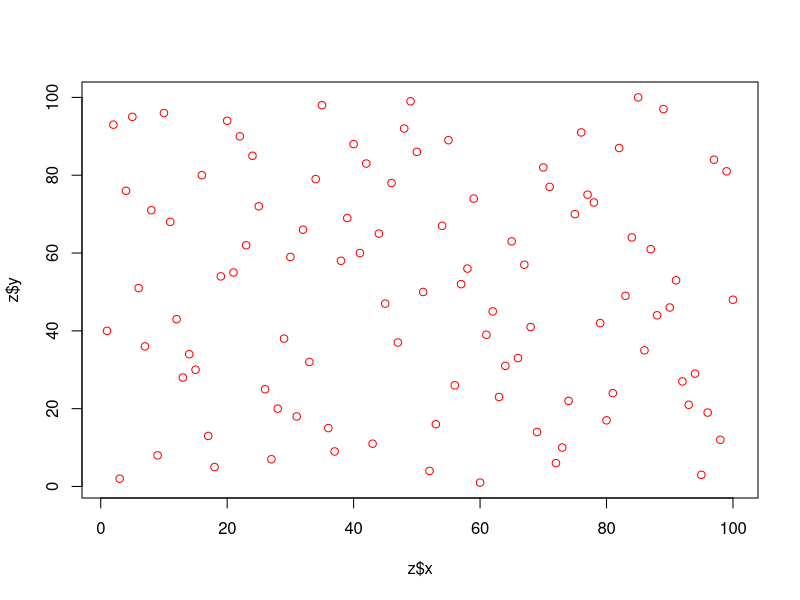

Source code (R):
## ---- chunk 1
knitr::opts_chunk$set(fig.width=6, fig.height=4, fig.align = 'center', fig.path='Figs/', echo=TRUE, tidy=TRUE, message=F, warning=F, cache=T)
## ---- chunk 2
library(tidyverse)
jamie.theme <- theme_bw() + theme(axis.line = element_line(colour = "black"), panel.grid.minor = element_blank(), panel.grid.major = element_blank(), panel.border = element_blank(), panel.background = element_blank(), legend.title= element_blank())
## ---- chunk 3
x <- sample(100, 100)
y <- sample (100, 100)
z <- data.frame(x,y)
## ---- chunk 4
plot(z$x, z$y, col="red")
